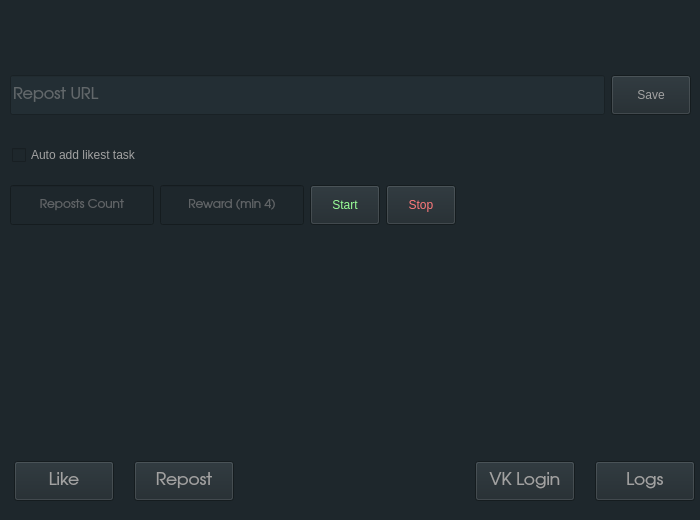
<?xml version="1.0" encoding="UTF-8"?>
<ui version="4.0">
 <class>MainWindow</class>
 <widget class="QMainWindow" name="MainWindow">
  <property name="geometry">
   <rect>
    <x>0</x>
    <y>0</y>
    <width>700</width>
    <height>520</height>
   </rect>
  </property>
  <property name="minimumSize">
   <size>
    <width>700</width>
    <height>520</height>
   </size>
  </property>
  <property name="maximumSize">
   <size>
    <width>700</width>
    <height>520</height>
   </size>
  </property>
  <property name="windowTitle">
   <string>VkTools Developed by waslost</string>
  </property>
  <property name="layoutDirection">
   <enum>Qt::LeftToRight</enum>
  </property>
  <property name="styleSheet">
   <string notr="true">color: rgb(162, 162, 162);
background-color: rgb(30, 39, 44);</string>
  </property>
  <widget class="QWidget" name="centralwidget">
   <widget class="QStackedWidget" name="stackedWidget">
    <property name="geometry">
     <rect>
      <x>10</x>
      <y>0</y>
      <width>682</width>
      <height>451</height>
     </rect>
    </property>
    <property name="font">
     <font>
      <weight>50</weight>
      <bold>false</bold>
     </font>
    </property>
    <property name="layoutDirection">
     <enum>Qt::LeftToRight</enum>
    </property>
    <property name="styleSheet">
     <string notr="true"/>
    </property>
    <property name="currentIndex">
     <number>3</number>
    </property>
    <widget class="QWidget" name="vkloginPage">
     <widget class="QWidget" name="layoutWidget">
      <property name="geometry">
       <rect>
        <x>180</x>
        <y>30</y>
        <width>302</width>
        <height>350</height>
       </rect>
      </property>
      <layout class="QVBoxLayout" name="verticalLayout">
       <property name="spacing">
        <number>5</number>
       </property>
       <property name="sizeConstraint">
        <enum>QLayout::SetDefaultConstraint</enum>
       </property>
       <property name="leftMargin">
        <number>0</number>
       </property>
       <property name="topMargin">
        <number>0</number>
       </property>
       <property name="rightMargin">
        <number>0</number>
       </property>
       <property name="bottomMargin">
        <number>23</number>
       </property>
       <item>
        <layout class="QGridLayout" name="gridLayout">
         <property name="bottomMargin">
          <number>20</number>
         </property>
         <item row="0" column="0" alignment="Qt::AlignTop">
          <widget class="QLabel" name="vkImage">
           <property name="enabled">
            <bool>true</bool>
           </property>
           <property name="minimumSize">
            <size>
             <width>100</width>
             <height>100</height>
            </size>
           </property>
           <property name="maximumSize">
            <size>
             <width>100</width>
             <height>100</height>
            </size>
           </property>
           <property name="frameShadow">
            <enum>QFrame::Raised</enum>
           </property>
           <property name="midLineWidth">
            <number>2</number>
           </property>
           <property name="text">
            <string/>
           </property>
           <property name="scaledContents">
            <bool>true</bool>
           </property>
           <property name="margin">
            <number>0</number>
           </property>
          </widget>
         </item>
        </layout>
       </item>
       <item>
        <widget class="QLineEdit" name="lineEdit">
         <property name="minimumSize">
          <size>
           <width>0</width>
           <height>0</height>
          </size>
         </property>
         <property name="maximumSize">
          <size>
           <width>300</width>
           <height>40</height>
          </size>
         </property>
         <property name="font">
          <font>
           <family>URW Gothic L</family>
           <pointsize>12</pointsize>
          </font>
         </property>
         <property name="focusPolicy">
          <enum>Qt::StrongFocus</enum>
         </property>
         <property name="styleSheet">
          <string notr="true">background-color: rgb(32, 42, 48);
</string>
         </property>
         <property name="placeholderText">
          <string>Login</string>
         </property>
        </widget>
       </item>
       <item>
        <widget class="QLineEdit" name="lineEdit_2">
         <property name="minimumSize">
          <size>
           <width>0</width>
           <height>0</height>
          </size>
         </property>
         <property name="maximumSize">
          <size>
           <width>300</width>
           <height>40</height>
          </size>
         </property>
         <property name="font">
          <font>
           <family>URW Gothic L</family>
           <pointsize>12</pointsize>
          </font>
         </property>
         <property name="styleSheet">
          <string notr="true">background-color: rgb(32, 42, 48);</string>
         </property>
         <property name="echoMode">
          <enum>QLineEdit::Password</enum>
         </property>
         <property name="dragEnabled">
          <bool>false</bool>
         </property>
         <property name="placeholderText">
          <string>Password</string>
         </property>
        </widget>
       </item>
       <item>
        <widget class="QCheckBox" name="checkBox">
         <property name="text">
          <string>Login likest?</string>
         </property>
         <property name="checked">
          <bool>true</bool>
         </property>
        </widget>
       </item>
       <item alignment="Qt::AlignHCenter">
        <widget class="QPushButton" name="pushButton_4">
         <property name="enabled">
          <bool>true</bool>
         </property>
         <property name="sizePolicy">
          <sizepolicy hsizetype="Expanding" vsizetype="Ignored">
           <horstretch>0</horstretch>
           <verstretch>0</verstretch>
          </sizepolicy>
         </property>
         <property name="minimumSize">
          <size>
           <width>100</width>
           <height>30</height>
          </size>
         </property>
         <property name="maximumSize">
          <size>
           <width>100</width>
           <height>35</height>
          </size>
         </property>
         <property name="sizeIncrement">
          <size>
           <width>0</width>
           <height>0</height>
          </size>
         </property>
         <property name="baseSize">
          <size>
           <width>0</width>
           <height>0</height>
          </size>
         </property>
         <property name="focusPolicy">
          <enum>Qt::NoFocus</enum>
         </property>
         <property name="contextMenuPolicy">
          <enum>Qt::DefaultContextMenu</enum>
         </property>
         <property name="layoutDirection">
          <enum>Qt::LeftToRight</enum>
         </property>
         <property name="text">
          <string>Log in</string>
         </property>
         <property name="autoDefault">
          <bool>false</bool>
         </property>
         <property name="default">
          <bool>true</bool>
         </property>
         <property name="flat">
          <bool>false</bool>
         </property>
        </widget>
       </item>
       <item alignment="Qt::AlignHCenter">
        <widget class="QLabel" name="ResultOfLogin">
         <property name="sizePolicy">
          <sizepolicy hsizetype="Maximum" vsizetype="Preferred">
           <horstretch>0</horstretch>
           <verstretch>0</verstretch>
          </sizepolicy>
         </property>
         <property name="minimumSize">
          <size>
           <width>200</width>
           <height>50</height>
          </size>
         </property>
         <property name="maximumSize">
          <size>
           <width>200</width>
           <height>30</height>
          </size>
         </property>
         <property name="font">
          <font>
           <pointsize>10</pointsize>
           <weight>75</weight>
           <italic>false</italic>
           <bold>true</bold>
           <underline>false</underline>
          </font>
         </property>
         <property name="styleSheet">
          <string notr="true"/>
         </property>
         <property name="frameShape">
          <enum>QFrame::NoFrame</enum>
         </property>
         <property name="lineWidth">
          <number>2</number>
         </property>
         <property name="text">
          <string/>
         </property>
         <property name="alignment">
          <set>Qt::AlignHCenter|Qt::AlignTop</set>
         </property>
         <property name="wordWrap">
          <bool>false</bool>
         </property>
         <property name="margin">
          <number>3</number>
         </property>
         <property name="indent">
          <number>0</number>
         </property>
        </widget>
       </item>
      </layout>
     </widget>
    </widget>
    <widget class="QWidget" name="LogsPage">
     <property name="minimumSize">
      <size>
       <width>0</width>
       <height>502</height>
      </size>
     </property>
     <property name="maximumSize">
      <size>
       <width>746</width>
       <height>16777215</height>
      </size>
     </property>
     <property name="focusPolicy">
      <enum>Qt::StrongFocus</enum>
     </property>
     <property name="toolTipDuration">
      <number>0</number>
     </property>
     <property name="layoutDirection">
      <enum>Qt::RightToLeft</enum>
     </property>
     <property name="styleSheet">
      <string notr="true">border-color: rgb(138, 226, 52);</string>
     </property>
     <widget class="QPlainTextEdit" name="plainTextEdit">
      <property name="geometry">
       <rect>
        <x>0</x>
        <y>10</y>
        <width>681</width>
        <height>421</height>
       </rect>
      </property>
      <property name="styleSheet">
       <string notr="true">background-color: rgb(35, 46, 52);
</string>
      </property>
     </widget>
     <widget class="QWidget" name="layoutWidget">
      <property name="geometry">
       <rect>
        <x>0</x>
        <y>470</y>
        <width>681</width>
        <height>41</height>
       </rect>
      </property>
      <layout class="QHBoxLayout" name="horizontalLayout_2"/>
     </widget>
    </widget>
    <widget class="QWidget" name="LikesPage">
     <widget class="QWidget" name="layoutWidget">
      <property name="geometry">
       <rect>
        <x>0</x>
        <y>70</y>
        <width>681</width>
        <height>51</height>
       </rect>
      </property>
      <layout class="QHBoxLayout" name="horizontalLayout">
       <item>
        <widget class="QLineEdit" name="LabelLikesUrl">
         <property name="maximumSize">
          <size>
           <width>16777215</width>
           <height>40</height>
          </size>
         </property>
         <property name="font">
          <font>
           <family>URW Gothic L</family>
           <pointsize>12</pointsize>
          </font>
         </property>
         <property name="styleSheet">
          <string notr="true">background-color: rgb(35, 46, 52);</string>
         </property>
         <property name="placeholderText">
          <string>Repost URL</string>
         </property>
        </widget>
       </item>
       <item>
        <widget class="QPushButton" name="SaveUrlButton">
         <property name="maximumSize">
          <size>
           <width>16777215</width>
           <height>40</height>
          </size>
         </property>
         <property name="text">
          <string>Save</string>
         </property>
        </widget>
       </item>
      </layout>
     </widget>
     <widget class="QWidget" name="layoutWidget">
      <property name="geometry">
       <rect>
        <x>0</x>
        <y>310</y>
        <width>201</width>
        <height>41</height>
       </rect>
      </property>
      <layout class="QHBoxLayout" name="horizontalLayout_5">
       <property name="spacing">
        <number>43</number>
       </property>
       <item>
        <widget class="QLabel" name="LikesBalanceLabel">
         <property name="font">
          <font>
           <pointsize>15</pointsize>
          </font>
         </property>
         <property name="text">
          <string>0</string>
         </property>
         <property name="alignment">
          <set>Qt::AlignCenter</set>
         </property>
        </widget>
       </item>
       <item>
        <widget class="QPushButton" name="getBalance">
         <property name="minimumSize">
          <size>
           <width>89</width>
           <height>20</height>
          </size>
         </property>
         <property name="maximumSize">
          <size>
           <width>91</width>
           <height>40</height>
          </size>
         </property>
         <property name="focusPolicy">
          <enum>Qt::NoFocus</enum>
         </property>
         <property name="text">
          <string>Get Balance</string>
         </property>
        </widget>
       </item>
      </layout>
     </widget>
     <widget class="QWidget" name="layoutWidget_2">
      <property name="geometry">
       <rect>
        <x>0</x>
        <y>360</y>
        <width>430</width>
        <height>81</height>
       </rect>
      </property>
      <layout class="QHBoxLayout" name="horizontalLayout_6">
       <item>
        <widget class="QLineEdit" name="LabelCoupon">
         <property name="maximumSize">
          <size>
           <width>16777215</width>
           <height>40</height>
          </size>
         </property>
         <property name="font">
          <font>
           <family>URW Gothic L</family>
           <pointsize>12</pointsize>
          </font>
         </property>
         <property name="styleSheet">
          <string notr="true">background-color: rgb(35, 46, 52);</string>
         </property>
         <property name="placeholderText">
          <string>Coupon</string>
         </property>
        </widget>
       </item>
       <item>
        <widget class="QPushButton" name="SaveCouponButton">
         <property name="maximumSize">
          <size>
           <width>16777215</width>
           <height>40</height>
          </size>
         </property>
         <property name="text">
          <string>Activate</string>
         </property>
        </widget>
       </item>
       <item>
        <widget class="QLabel" name="ResultCoupon">
         <property name="minimumSize">
          <size>
           <width>100</width>
           <height>0</height>
          </size>
         </property>
         <property name="maximumSize">
          <size>
           <width>100</width>
           <height>16777215</height>
          </size>
         </property>
         <property name="text">
          <string>Result</string>
         </property>
         <property name="margin">
          <number>13</number>
         </property>
        </widget>
       </item>
      </layout>
     </widget>
     <widget class="QWidget" name="horizontalLayoutWidget">
      <property name="geometry">
       <rect>
        <x>0</x>
        <y>180</y>
        <width>357</width>
        <height>51</height>
       </rect>
      </property>
      <layout class="QHBoxLayout" name="horizontalLayout_7" stretch="0,1,1,0">
       <property name="spacing">
        <number>5</number>
       </property>
       <property name="sizeConstraint">
        <enum>QLayout::SetDefaultConstraint</enum>
       </property>
       <property name="leftMargin">
        <number>0</number>
       </property>
       <item>
        <widget class="QLineEdit" name="LikesCount">
         <property name="enabled">
          <bool>true</bool>
         </property>
         <property name="minimumSize">
          <size>
           <width>100</width>
           <height>40</height>
          </size>
         </property>
         <property name="maximumSize">
          <size>
           <width>100</width>
           <height>16777215</height>
          </size>
         </property>
         <property name="font">
          <font>
           <family>URW Gothic L</family>
          </font>
         </property>
         <property name="toolTipDuration">
          <number>-1</number>
         </property>
         <property name="text">
          <string/>
         </property>
         <property name="cursorPosition">
          <number>0</number>
         </property>
         <property name="alignment">
          <set>Qt::AlignCenter</set>
         </property>
         <property name="placeholderText">
          <string>Likes Count</string>
         </property>
        </widget>
       </item>
       <item>
        <widget class="QToolButton" name="StartLikes">
         <property name="minimumSize">
          <size>
           <width>70</width>
           <height>40</height>
          </size>
         </property>
         <property name="styleSheet">
          <string notr="true">color: rgb(154, 255, 152);
font: 75 9pt &quot;MS Shell Dlg 2&quot;;</string>
         </property>
         <property name="text">
          <string>Start</string>
         </property>
        </widget>
       </item>
       <item>
        <widget class="QToolButton" name="StopLikes">
         <property name="minimumSize">
          <size>
           <width>70</width>
           <height>40</height>
          </size>
         </property>
         <property name="styleSheet">
          <string notr="true">color: rgb(255, 121, 123);
font: 75 9pt &quot;MS Shell Dlg 2&quot;;</string>
         </property>
         <property name="text">
          <string>Stop</string>
         </property>
        </widget>
       </item>
       <item alignment="Qt::AlignHCenter|Qt::AlignVCenter">
        <widget class="QLabel" name="ResultStartLikes">
         <property name="font">
          <font>
           <family>URW Gothic L</family>
           <pointsize>12</pointsize>
           <weight>75</weight>
           <bold>true</bold>
          </font>
         </property>
         <property name="styleSheet">
          <string notr="true">border-color: rgb(255, 255, 255);</string>
         </property>
         <property name="lineWidth">
          <number>1</number>
         </property>
         <property name="midLineWidth">
          <number>0</number>
         </property>
         <property name="text">
          <string/>
         </property>
         <property name="scaledContents">
          <bool>false</bool>
         </property>
         <property name="alignment">
          <set>Qt::AlignBottom|Qt::AlignJustify</set>
         </property>
         <property name="margin">
          <number>0</number>
         </property>
         <property name="indent">
          <number>0</number>
         </property>
        </widget>
       </item>
      </layout>
     </widget>
     <widget class="QWidget" name="horizontalLayoutWidget_4">
      <property name="geometry">
       <rect>
        <x>-1</x>
        <y>140</y>
        <width>681</width>
        <height>31</height>
       </rect>
      </property>
      <layout class="QHBoxLayout" name="horizontalLayout_9">
       <property name="leftMargin">
        <number>3</number>
       </property>
       <item>
        <widget class="QCheckBox" name="LikestCheckBox">
         <property name="minimumSize">
          <size>
           <width>100</width>
           <height>0</height>
          </size>
         </property>
         <property name="maximumSize">
          <size>
           <width>200</width>
           <height>16777215</height>
          </size>
         </property>
         <property name="cursor">
          <cursorShape>PointingHandCursor</cursorShape>
         </property>
         <property name="text">
          <string>Auto add likest task</string>
         </property>
        </widget>
       </item>
       <item>
        <widget class="QLabel" name="ResultSaveUrl">
         <property name="font">
          <font>
           <family>URW Gothic L</family>
           <pointsize>13</pointsize>
           <weight>75</weight>
           <bold>true</bold>
          </font>
         </property>
         <property name="text">
          <string/>
         </property>
         <property name="alignment">
          <set>Qt::AlignCenter</set>
         </property>
        </widget>
       </item>
      </layout>
     </widget>
    </widget>
    <widget class="QWidget" name="repostPage">
     <widget class="QWidget" name="layoutWidget_9">
      <property name="geometry">
       <rect>
        <x>0</x>
        <y>70</y>
        <width>681</width>
        <height>51</height>
       </rect>
      </property>
      <layout class="QHBoxLayout" name="horizontalLayout_21">
       <item>
        <widget class="QLineEdit" name="LabelRepostsUrl">
         <property name="maximumSize">
          <size>
           <width>16777215</width>
           <height>40</height>
          </size>
         </property>
         <property name="font">
          <font>
           <family>URW Gothic L</family>
           <pointsize>12</pointsize>
          </font>
         </property>
         <property name="styleSheet">
          <string notr="true">background-color: rgb(35, 46, 52);</string>
         </property>
         <property name="placeholderText">
          <string>Repost URL</string>
         </property>
        </widget>
       </item>
       <item>
        <widget class="QPushButton" name="SaveUrlButton_R">
         <property name="maximumSize">
          <size>
           <width>16777215</width>
           <height>40</height>
          </size>
         </property>
         <property name="text">
          <string>Save</string>
         </property>
        </widget>
       </item>
      </layout>
     </widget>
     <widget class="QWidget" name="horizontalLayoutWidget_2">
      <property name="geometry">
       <rect>
        <x>0</x>
        <y>180</y>
        <width>461</width>
        <height>51</height>
       </rect>
      </property>
      <layout class="QHBoxLayout" name="horizontalLayout_8">
       <item>
        <widget class="QLineEdit" name="RepostsCount">
         <property name="minimumSize">
          <size>
           <width>100</width>
           <height>40</height>
          </size>
         </property>
         <property name="font">
          <font>
           <family>URW Gothic L</family>
          </font>
         </property>
         <property name="toolTipDuration">
          <number>-1</number>
         </property>
         <property name="text">
          <string/>
         </property>
         <property name="cursorPosition">
          <number>0</number>
         </property>
         <property name="alignment">
          <set>Qt::AlignCenter</set>
         </property>
         <property name="placeholderText">
          <string>Reposts Count</string>
         </property>
        </widget>
       </item>
       <item>
        <widget class="QLineEdit" name="Reward">
         <property name="minimumSize">
          <size>
           <width>0</width>
           <height>40</height>
          </size>
         </property>
         <property name="font">
          <font>
           <family>URW Gothic L</family>
          </font>
         </property>
         <property name="toolTipDuration">
          <number>-1</number>
         </property>
         <property name="text">
          <string/>
         </property>
         <property name="cursorPosition">
          <number>0</number>
         </property>
         <property name="alignment">
          <set>Qt::AlignCenter</set>
         </property>
         <property name="placeholderText">
          <string>Reward (min 4)</string>
         </property>
        </widget>
       </item>
       <item>
        <widget class="QToolButton" name="StartLikes_R">
         <property name="minimumSize">
          <size>
           <width>70</width>
           <height>40</height>
          </size>
         </property>
         <property name="styleSheet">
          <string notr="true">color: rgb(154, 255, 152);
font: 75 9pt &quot;MS Shell Dlg 2&quot;;</string>
         </property>
         <property name="text">
          <string>Start</string>
         </property>
        </widget>
       </item>
       <item>
        <widget class="QToolButton" name="StopLikes_R">
         <property name="minimumSize">
          <size>
           <width>70</width>
           <height>40</height>
          </size>
         </property>
         <property name="styleSheet">
          <string notr="true">color: rgb(255, 121, 123);
font: 75 9pt &quot;MS Shell Dlg 2&quot;;</string>
         </property>
         <property name="text">
          <string>Stop</string>
         </property>
        </widget>
       </item>
       <item alignment="Qt::AlignHCenter|Qt::AlignVCenter">
        <widget class="QLabel" name="ResultStartLikes_R">
         <property name="minimumSize">
          <size>
           <width>0</width>
           <height>0</height>
          </size>
         </property>
         <property name="font">
          <font>
           <family>URW Gothic L</family>
           <pointsize>12</pointsize>
           <weight>75</weight>
           <bold>true</bold>
          </font>
         </property>
         <property name="styleSheet">
          <string notr="true">border-color: rgb(255, 255, 255);</string>
         </property>
         <property name="lineWidth">
          <number>1</number>
         </property>
         <property name="midLineWidth">
          <number>0</number>
         </property>
         <property name="text">
          <string/>
         </property>
         <property name="scaledContents">
          <bool>false</bool>
         </property>
         <property name="alignment">
          <set>Qt::AlignBottom|Qt::AlignJustify</set>
         </property>
         <property name="margin">
          <number>0</number>
         </property>
         <property name="indent">
          <number>0</number>
         </property>
        </widget>
       </item>
      </layout>
     </widget>
     <widget class="QWidget" name="horizontalLayoutWidget_3">
      <property name="geometry">
       <rect>
        <x>0</x>
        <y>140</y>
        <width>681</width>
        <height>31</height>
       </rect>
      </property>
      <layout class="QHBoxLayout" name="horizontalLayout_3">
       <property name="leftMargin">
        <number>2</number>
       </property>
       <item>
        <widget class="QCheckBox" name="RepostsCheckBox">
         <property name="minimumSize">
          <size>
           <width>100</width>
           <height>0</height>
          </size>
         </property>
         <property name="maximumSize">
          <size>
           <width>200</width>
           <height>16777215</height>
          </size>
         </property>
         <property name="sizeIncrement">
          <size>
           <width>100</width>
           <height>100</height>
          </size>
         </property>
         <property name="cursor">
          <cursorShape>PointingHandCursor</cursorShape>
         </property>
         <property name="tabletTracking">
          <bool>false</bool>
         </property>
         <property name="focusPolicy">
          <enum>Qt::StrongFocus</enum>
         </property>
         <property name="text">
          <string>Auto add likest task</string>
         </property>
         <property name="iconSize">
          <size>
           <width>40</width>
           <height>40</height>
          </size>
         </property>
         <property name="shortcut">
          <string extracomment="Репост в группу"/>
         </property>
         <property name="checkable">
          <bool>true</bool>
         </property>
         <property name="checked">
          <bool>false</bool>
         </property>
         <property name="tristate">
          <bool>false</bool>
         </property>
        </widget>
       </item>
       <item>
        <widget class="QLabel" name="ResultSaveUrl_R">
         <property name="font">
          <font>
           <family>URW Gothic L</family>
           <pointsize>13</pointsize>
           <weight>75</weight>
           <bold>true</bold>
          </font>
         </property>
         <property name="text">
          <string/>
         </property>
         <property name="alignment">
          <set>Qt::AlignCenter</set>
         </property>
        </widget>
       </item>
      </layout>
     </widget>
    </widget>
   </widget>
   <widget class="QWidget" name="layoutWidget">
    <property name="geometry">
     <rect>
      <x>9</x>
      <y>460</y>
      <width>231</width>
      <height>42</height>
     </rect>
    </property>
    <layout class="QHBoxLayout" name="horizontalLayout_4">
     <property name="spacing">
      <number>15</number>
     </property>
     <property name="sizeConstraint">
      <enum>QLayout::SetDefaultConstraint</enum>
     </property>
     <item>
      <widget class="QPushButton" name="LikesButton">
       <property name="minimumSize">
        <size>
         <width>100</width>
         <height>40</height>
        </size>
       </property>
       <property name="maximumSize">
        <size>
         <width>100</width>
         <height>16777215</height>
        </size>
       </property>
       <property name="font">
        <font>
         <family>URW Gothic L</family>
         <pointsize>13</pointsize>
        </font>
       </property>
       <property name="focusPolicy">
        <enum>Qt::NoFocus</enum>
       </property>
       <property name="contextMenuPolicy">
        <enum>Qt::DefaultContextMenu</enum>
       </property>
       <property name="text">
        <string>Like</string>
       </property>
      </widget>
     </item>
     <item>
      <widget class="QPushButton" name="ReposButton">
       <property name="enabled">
        <bool>true</bool>
       </property>
       <property name="maximumSize">
        <size>
         <width>100</width>
         <height>40</height>
        </size>
       </property>
       <property name="font">
        <font>
         <family>URW Gothic L</family>
         <pointsize>13</pointsize>
         <strikeout>false</strikeout>
        </font>
       </property>
       <property name="focusPolicy">
        <enum>Qt::NoFocus</enum>
       </property>
       <property name="toolTip">
        <string/>
       </property>
       <property name="statusTip">
        <string/>
       </property>
       <property name="text">
        <string>Repost</string>
       </property>
      </widget>
     </item>
    </layout>
   </widget>
   <widget class="QWidget" name="layoutWidget_3">
    <property name="geometry">
     <rect>
      <x>470</x>
      <y>460</y>
      <width>231</width>
      <height>42</height>
     </rect>
    </property>
    <layout class="QHBoxLayout" name="horizontalLayout_10">
     <property name="spacing">
      <number>15</number>
     </property>
     <property name="sizeConstraint">
      <enum>QLayout::SetDefaultConstraint</enum>
     </property>
     <item>
      <widget class="QPushButton" name="VkLoginButton">
       <property name="maximumSize">
        <size>
         <width>100</width>
         <height>40</height>
        </size>
       </property>
       <property name="font">
        <font>
         <family>URW Gothic L</family>
         <pointsize>13</pointsize>
         <weight>50</weight>
         <italic>false</italic>
         <bold>false</bold>
         <underline>false</underline>
        </font>
       </property>
       <property name="focusPolicy">
        <enum>Qt::NoFocus</enum>
       </property>
       <property name="styleSheet">
        <string notr="true"/>
       </property>
       <property name="text">
        <string>VK Login</string>
       </property>
      </widget>
     </item>
     <item>
      <widget class="QPushButton" name="LogsButton">
       <property name="enabled">
        <bool>true</bool>
       </property>
       <property name="minimumSize">
        <size>
         <width>0</width>
         <height>40</height>
        </size>
       </property>
       <property name="maximumSize">
        <size>
         <width>100</width>
         <height>40</height>
        </size>
       </property>
       <property name="sizeIncrement">
        <size>
         <width>100</width>
         <height>0</height>
        </size>
       </property>
       <property name="font">
        <font>
         <family>URW Gothic L</family>
         <pointsize>13</pointsize>
        </font>
       </property>
       <property name="mouseTracking">
        <bool>false</bool>
       </property>
       <property name="focusPolicy">
        <enum>Qt::NoFocus</enum>
       </property>
       <property name="styleSheet">
        <string notr="true"/>
       </property>
       <property name="text">
        <string>Logs</string>
       </property>
       <property name="shortcut">
        <string>Ctrl+S</string>
       </property>
       <property name="checkable">
        <bool>false</bool>
       </property>
       <property name="checked">
        <bool>false</bool>
       </property>
       <property name="autoRepeat">
        <bool>false</bool>
       </property>
       <property name="autoExclusive">
        <bool>false</bool>
       </property>
       <property name="autoDefault">
        <bool>false</bool>
       </property>
       <property name="default">
        <bool>false</bool>
       </property>
       <property name="flat">
        <bool>false</bool>
       </property>
      </widget>
     </item>
    </layout>
   </widget>
  </widget>
  <widget class="QMenuBar" name="menuBar">
   <property name="geometry">
    <rect>
     <x>0</x>
     <y>0</y>
     <width>700</width>
     <height>22</height>
    </rect>
   </property>
  </widget>
  <action name="action456">
   <property name="text">
    <string>456</string>
   </property>
  </action>
 </widget>
 <resources/>
 <connections>
  <connection>
   <sender>pushButton_4</sender>
   <signal>clicked()</signal>
   <receiver>lineEdit_2</receiver>
   <slot>copy()</slot>
   <hints>
    <hint type="sourcelabel">
     <x>389</x>
     <y>386</y>
    </hint>
    <hint type="destinationlabel">
     <x>191</x>
     <y>336</y>
    </hint>
   </hints>
  </connection>
  <connection>
   <sender>pushButton_4</sender>
   <signal>clicked()</signal>
   <receiver>lineEdit</receiver>
   <slot>copy()</slot>
   <hints>
    <hint type="sourcelabel">
     <x>389</x>
     <y>386</y>
    </hint>
    <hint type="destinationlabel">
     <x>191</x>
     <y>281</y>
    </hint>
   </hints>
  </connection>
 </connections>
</ui>
